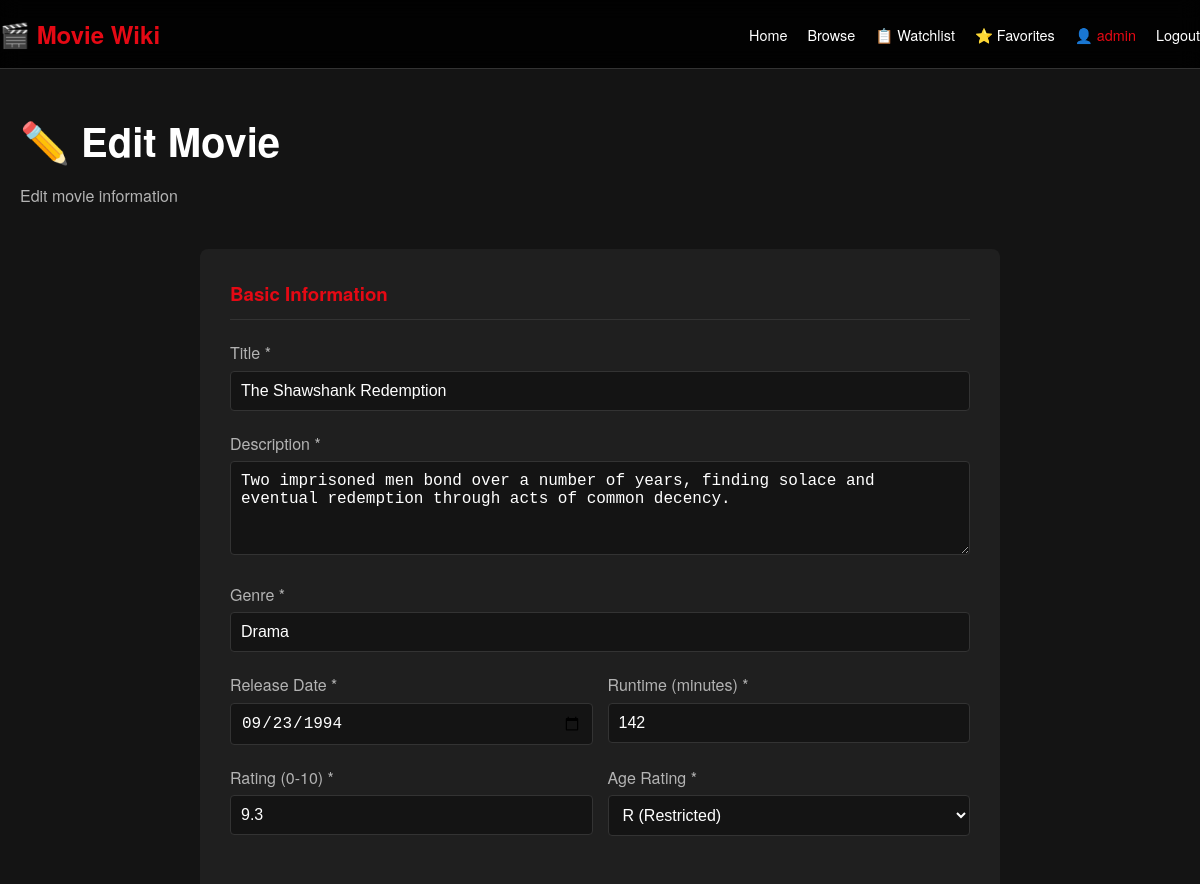
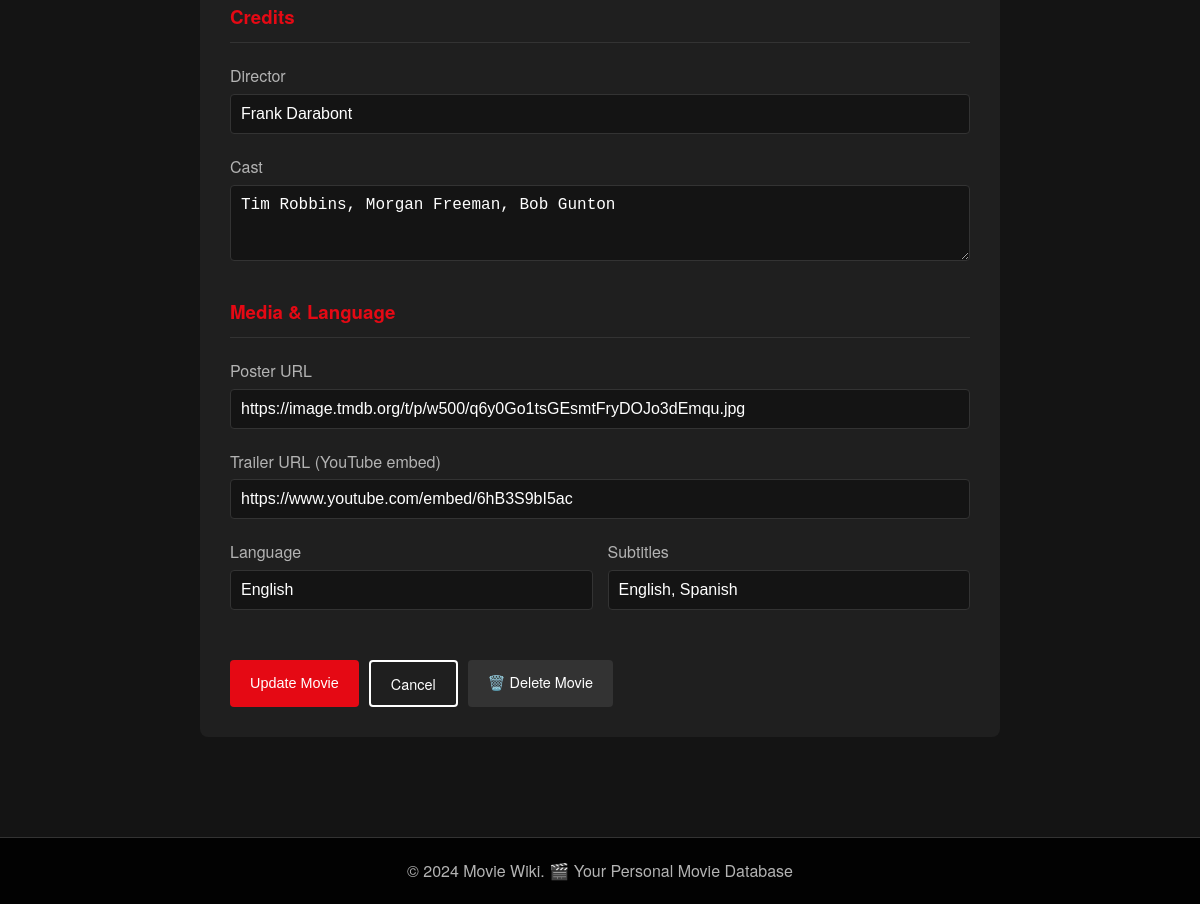
Screenshot of /admin/edit/1 (signed in) with the database file from the repository (2 pictures, top to bottom).
### tables this page shows
CREATE TABLE movies (
            id INTEGER PRIMARY KEY AUTOINCREMENT,
            title TEXT NOT NULL,
            description TEXT,
            director TEXT,
            cast TEXT,
            release_date DATE,
            runtime INTEGER,
            genre TEXT,
            age_rating TEXT,
            rating REAL DEFAULT 0,
            poster_url TEXT,
            trailer_url TEXT,
            language TEXT,
            subtitle TEXT,
            created_at TIMESTAMP DEFAULT CURRENT_TIMESTAMP
        );

### app.py (the view, shortened to what this page needs)
@app.route('/admin/edit/<int:id>', methods=["GET", "POST"])
def edit_movie(id):
    if "user_id" not in session:
        flash("Please login to edit movies!", "error")
        return redirect("/login")
    conn = get_db()
    movie = conn.execute("SELECT * FROM movies WHERE id = ?", (id,)).fetchone()
    conn.close()
    if not movie:
        flash("Movie not found!", "error")
        return redirect("/browse")
    return render_template("edit.html", config=WIKI_CONFIG, movie=movie)

### app.py (called while the page is built)
def get_db():
    conn = sqlite3.connect("database.db")
    conn.row_factory = sqlite3.Row
    return conn

### templates/edit.html (shortened to what this page needs)
{% extends "base.html" %}
{% block content %}
<div class="page-header">
    <h1>✏️ Edit Movie</h1>
    <p>Edit movie information</p>
</div>
<div class="form-container">
    <form method="POST" action="/admin/edit/{{ movie.id }}" class="admin-form">
        <div class="form-section">
            <h3>Basic Information</h3>
            <div class="form-group">
                <label for="title">Title *</label>
                <input type="text" id="title" name="title" required
                       value="{{ movie.title }}"
                       placeholder="Enter movie title">
            </div>
            <div class="form-group">
                <label for="description">Description *</label>
                <textarea id="description" name="description" required rows="4"
                          placeholder="Enter movie description/synopsis">{{ movie.description }}</textarea>
            </div>
            <div class="form-group">
                <label for="genre">Genre *</label>
                <input type="text" id="genre" name="genre" required
                       value="{{ movie.genre }}"
                       placeholder="e.g., Drama, Action, Comedy">
            </div>
            <div class="form-row">
                <div class="form-group">
                    <label for="release_date">Release Date *</label>
                    <input type="date" id="release_date" name="release_date" required
                           value="{{ movie.release_date }}">
                </div>
                <div class="form-group">
                    <label for="runtime">Runtime (minutes) *</label>
                    <input type="number" id="runtime" name="runtime" required min="1"
                           value="{{ movie.runtime }}"
                           placeholder="e.g., 120">
                </div>
            </div>
            <div class="form-row">
                <div class="form-group">
                    <label for="rating">Rating (0-10) *</label>
                    <input type="number" id="rating" name="rating" required min="0" max="10" step="0.1"
                           value="{{ movie.rating }}"
                           placeholder="e.g., 8.5">
                </div>
                <div class="form-group">
                    <label for="age_rating">Age Rating *</label>
                    <select id="age_rating" name="age_rating" required>
                        <option value="R" {% if movie.age_rating == 'R' %}selected{% endif %}>R (Restricted)</option>
                    </select>
                </div>
            </div>
        </div>
        <div class="form-section">
            <h3>Credits</h3>
            <div class="form-group">
                <label for="director">Director</label>
                <input type="text" id="director" name="director"
                       value="{{ movie.director }}"
                       placeholder="e.g., Christopher Nolan">
            </div>
            <div class="form-group">
                <label for="cast">Cast</label>
                <textarea id="cast" name="cast" rows="3"
                          placeholder="e.g., Leonardo DiCaprio, Joseph Gordon-Levitt, Ellen Page">{{ movie.cast }}</textarea>
            </div>
        </div>
        <div class="form-section">
            <h3>Media & Language</h3>
            <div class="form-group">
                <label for="poster_url">Poster URL</label>
                <input type="url" id="poster_url" name="poster_url"
                       value="{{ movie.poster_url }}"
                       placeholder="https://example.com/poster.jpg">
            </div>
            <div class="form-group">
                <label for="trailer_url">Trailer URL (YouTube embed)</label>
                <input type="url" id="trailer_url" name="trailer_url"
                       value="{{ movie.trailer_url }}"
                       placeholder="https://www.youtube.com/embed/VIDEO_ID">
            </div>
            <div class="form-row">
                <div class="form-group">
                    <label for="language">Language</label>
                    <input type="text" id="language" name="language"
                           value="{{ movie.language }}"
                           placeholder="e.g., English">
                </div>
                <div class="form-group">
                    <label for="subtitle">Subtitles</label>
                    <input type="text" id="subtitle" name="subtitle"
                           value="{{ movie.subtitle }}"
                           placeholder="e.g., English, Spanish">
                </div>
            </div>
        </div>
        <div class="form-actions">
            <button type="submit" class="btn btn-primary">Update Movie</button>
            <a href="/movie/{{ movie.id }}" class="btn btn-outline">Cancel</a>
            <a href="/admin/delete/{{ movie.id }}" class="btn btn-secondary"
               onclick="return confirm('Are you sure you want to delete this movie?')">
                🗑️ Delete Movie
            </a>
        </div>
    </form>
</div>
{% endblock %}

### static/css/style.css (style rules this page uses)
:root { --primary-color: #e50914; --primary-hover: #b20710; --bg-color: #141414; --bg-secondary: #1f1f1f; --text-color: #ffffff; --text-secondary: #b3b3b3; --border-color: #333; --success-color: #2ecc71; --error-color: #e74c3c; --warning-color: #f39c12; --info-color: #3498db; }
* { margin: 0; padding: 0; box-sizing: border-box; }
body { font-family: 'Helvetica Neue', Arial, sans-serif; background-color: var(--bg-color); color: var(--text-color); line-height: 1.6; min-height: 100vh; display: flex; flex-direction: column; }
.btn { padding: 10px 20px; border: none; border-radius: 4px; cursor: pointer; font-size: 0.9rem; text-decoration: none; display: inline-block; transition: all 0.3s; text-align: center; }
.btn-primary { background-color: var(--primary-color); color: white; }
.btn-secondary { background-color: #333; color: white; }
.btn-outline { background-color: transparent; color: white; border: 2px solid white; }
.page-header { margin-bottom: 40px; }
.page-header h1 { font-size: 2.5rem; margin-bottom: 10px; }
.page-header p { color: var(--text-secondary); }
.form-group { margin-bottom: 20px; }
.form-group label { display: block; margin-bottom: 5px; color: var(--text-secondary); }
.form-group input, .form-group select, .form-group textarea { width: 100%; padding: 10px; border: 1px solid var(--border-color); border-radius: 4px; background-color: var(--bg-color); color: var(--text-color); font-size: 1rem; }
.form-group textarea { resize: vertical; }
.form-row { display: grid; grid-template-columns: 1fr 1fr; gap: 15px; }
.form-actions { display: flex; gap: 10px; margin-top: 20px; }
.form-container { max-width: 800px; margin: 0 auto; }
.admin-form { background-color: var(--bg-secondary); padding: 30px; border-radius: 8px; }
.form-section { margin-bottom: 30px; }
.form-section h3 { color: var(--primary-color); margin-bottom: 20px; padding-bottom: 10px; border-bottom: 1px solid var(--border-color); }

### rows the page displays
movies: title "The Shawshank Redemption", description "Two imprisoned men bond over a number of years, finding solace and eventual redemption through acts of common decency.", genre "Drama", release_date "09/23/1994", runtime "142", rating "9.3", age_rating "R (Restricted)", director "Frank Darabont", cast "Tim Robbins, Morgan Freeman, Bob Gunton", poster_url "https://image.tmdb.org/t/p/w500/q6y0Go1tsGEsmtFryDOJo3dEmqu.jpg", trailer_url "https://www.youtube.com/embed/6hB3S9bI5ac", language "English", subtitle "English, Spanish"

### other values shown
{{ config.emoji }} "🎬"
{{ config.name }} "Movie Wiki"
{{ session.get('username', 'User') }} "admin"
